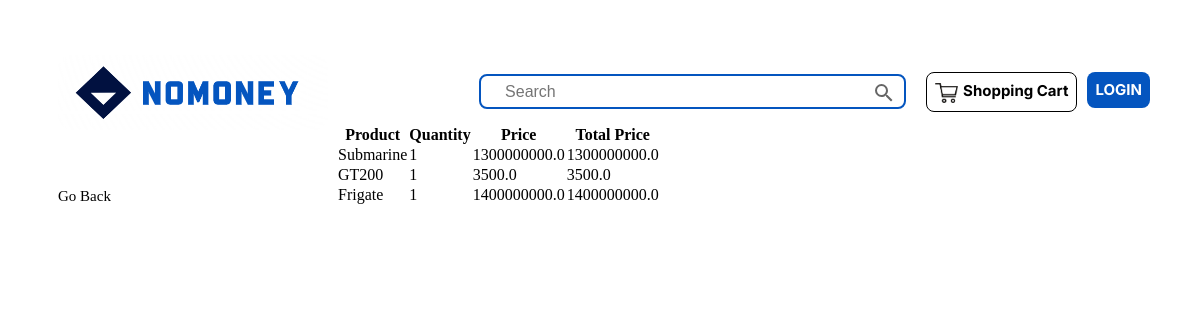
Page /order_detail/4 on the committed database.
### goods/models.py (models this page shows, shortened)
class Product(models.Model):
    image = models.ImageField(upload_to='image')
    product_id = models.IntegerField(null=True)
    product_name = models.CharField(max_length=255, null=True)
    price = models.FloatField(null=True)
    quantity = models.IntegerField(null=True)
    sum_price = models.FloatField(null=True)

### goods/views.py (the view)
# urls.py: path("order_detail/<int:ordered>", views.order_detail, name="order_detail"),
def order_detail(request, ordered):
    orderdetail = Product.objects.filter(ordered=ordered)
    template = loader.get_template('shop/order_detail.html')
    context = {
        'orderdetail': orderdetail
    }
    return HttpResponse(template.render(context, request))

### goods/templates/shop/order_detail.html (shortened to what this page needs)
{% extends "master.html" %}
{% block content %}
    <table class="table">
        <thead>
            <tr>
                <th>Product</th>
                <th>Quantity</th>
                <th>Price</th>
                <th>Total Price</th>
            </tr>
        </thead>
        <tbody>
            {% for item in orderdetail %}
                <tr>
                    <td>{{ item.product_name }}</td>
                    <td>{{ item.quantity }}</td>
                    <td>{{ item.price }}</td>
                    <td>{{ item.sum_price }}</td>
                </tr>
            {% endfor %}
        </tbody>
    </table>
    <a href="{% url 'ordered_list' %}">Go Back</a>
{% endblock %}

### goods/static/css/main.css (style rules this page uses)
* { margin: 0; padding: 0; position: sticky; box-sizing: border-box; }
.topnav a { position: sticky; float: left; color: black; text-align: center; padding: 8px; text-decoration: none; font-size: 15px; line-height: 20px; border-radius: 8px; margin-top: -28px; }

### rows in the picture
Product: product_name "Submarine", quantity "1", price "1300000000.0", sum_price "1300000000.0"
Product: product_name "GT200", quantity "1", price "3500.0", sum_price "3500.0"
Product: product_name "Frigate", quantity "1", price "1400000000.0", sum_price "1400000000.0"
